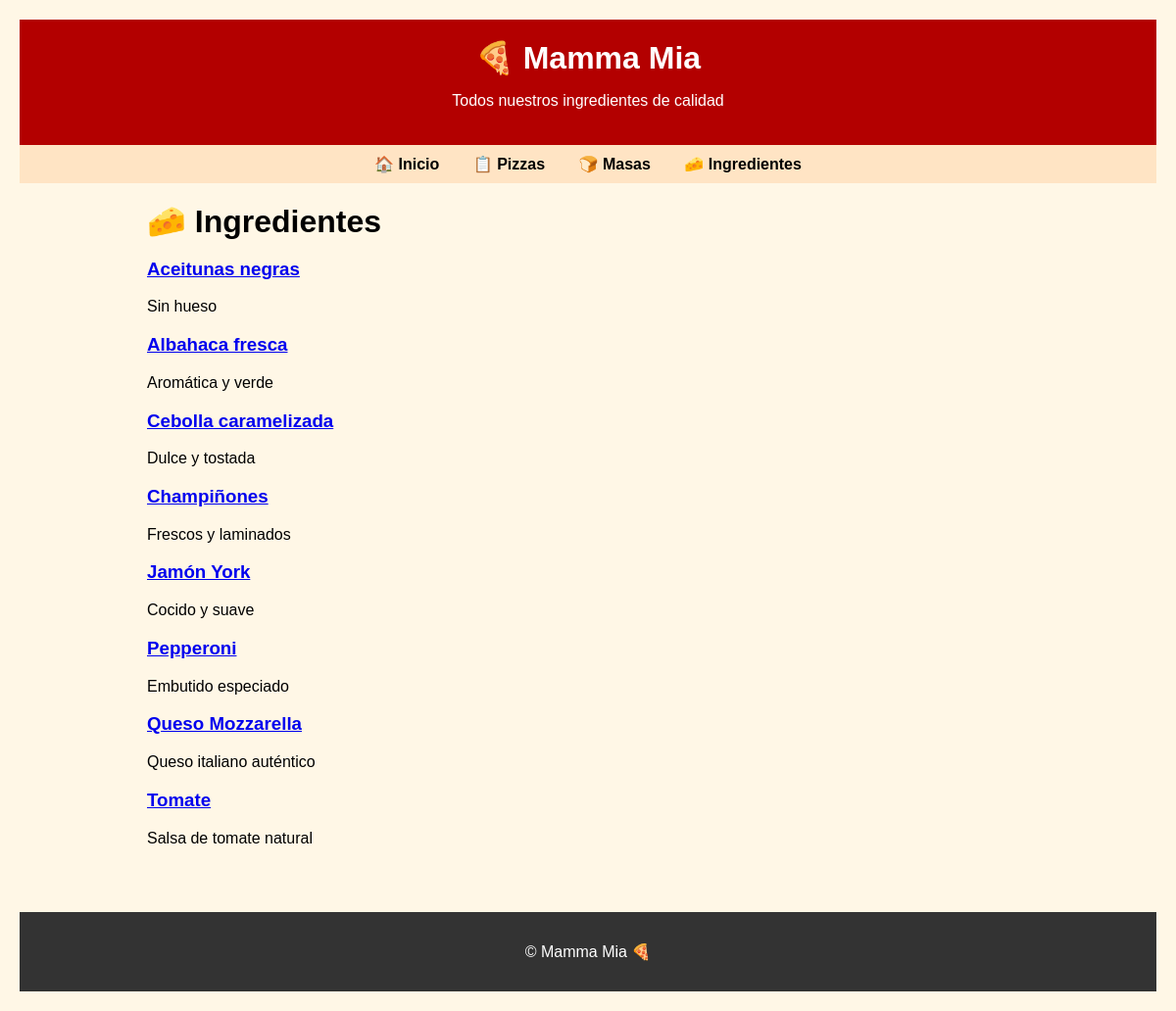
The page /ingredientes/ on the database its author committed.
### mammaMia/models.py (models this page shows, shortened)
class Ingrediente(models.Model):
    nombre = models.CharField(max_length=50, unique=True)
    descripcion = models.TextField(blank=True)
    alergeno = models.BooleanField(default=False)

### mammaMia/views.py (the view)
# urls.py: path('ingredientes/', views.todosLosIngredientes, name='todosIngredientes'),
def todosLosIngredientes(request):
    ingredientes = Ingrediente.objects.all().order_by('nombre')
    return render(request, 'mammaMia/todosIngredientes.html', {'ingredientes': ingredientes})

### mammaMia/templates/mammaMia/todosIngredientes.html (shortened to what this page needs)
{% extends 'mammaMia/base.html' %}
{% block subtitle %}Todos nuestros ingredientes de calidad{% endblock %}
{% block content %}
    <h1>🧀 Ingredientes</h1>
    {% if ingredientes %}
        <div class="grid-container">
            {% for ingrediente in ingredientes %}
            <div class="card">
                <h3><a href="{% url 'detalleIngrediente' ingrediente.pk %}">{{ ingrediente.nombre }}</a></h3>
                <p>{{ ingrediente.descripcion }}</p>
            </div>
            {% endfor %}
        </div>
    {% else %}
        <p>No hay ingredientes disponibles.</p>
    {% endif %}
{% endblock %}

### mammaMia/static/mama.css (style rules this page uses)
body { font-family: Arial, sans-serif; background: #fff7e6; padding: 20px; margin: 0; }
h1 { margin: 0; }

### rows shown on the page
Ingrediente: nombre "Aceitunas negras", descripcion "Sin hueso"
Ingrediente: nombre "Albahaca fresca", descripcion "Aromática y verde"
Ingrediente: nombre "Cebolla caramelizada", descripcion "Dulce y tostada"
Ingrediente: nombre "Champiñones", descripcion "Frescos y laminados"
Ingrediente: nombre "Jamón York", descripcion "Cocido y suave"
Ingrediente: nombre "Pepperoni", descripcion "Embutido especiado"
Ingrediente: nombre "Queso Mozzarella", descripcion "Queso italiano auténtico"
Ingrediente: nombre "Tomate", descripcion "Salsa de tomate natural"
